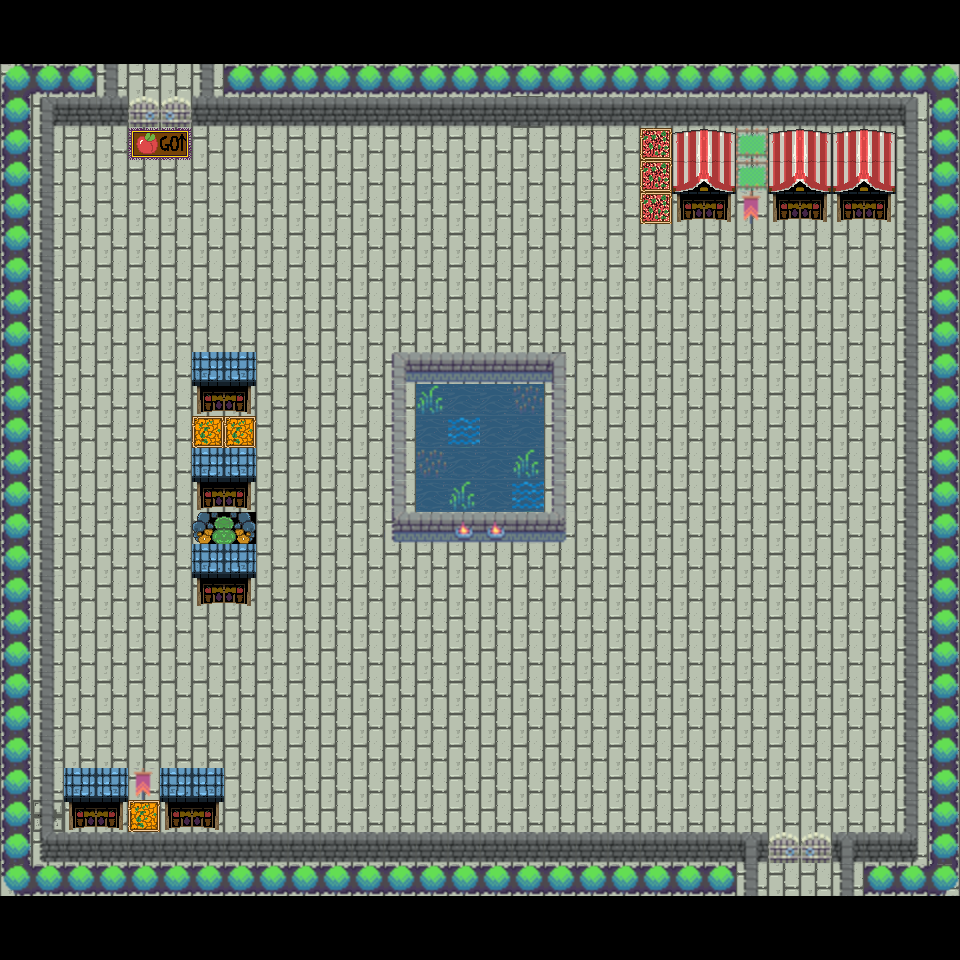

This is a level from a 2D game, rendered from its Tiled map with the project's own tilesets. A one-line summary and the map file follow, with tile-layer data summarised:
An orthogonal 30x30 tile map with 32x32 px tiles, 3 tile layers (Floor, Floor 2, Walls Doors Objects), 1 hidden layer not drawn, 3 tilesets.

<map version="1.10" tiledversion="1.10.2" orientation="orthogonal" renderorder="right-down" width="30" height="30" tilewidth="32" tileheight="32" infinite="0" nextlayerid="6" nextobjectid="1">
 <tileset firstgid="1" source="TileSets/bazaar_combined_tiles.tsx" />
 <tileset firstgid="257" source="TileSets/The_Roguelike_Assets2.tsx" />
 <tileset firstgid="2558" source="TileSets/Placeholders.tsx" />
 <layer id="1" name="Floor" width="30" height="30">
  <data>[900 cells, 780 non-empty, 3 distinct tile ids]</data>
 </layer>
 <layer id="2" name="Floor 2" width="30" height="30">
  <data>[900 cells, 102 non-empty, 7 distinct tile ids]</data>
 </layer>
 <layer id="3" name="Walls Doors Objects" width="30" height="30">
  <data>[900 cells, 281 non-empty, 36 distinct tile ids]</data>
 </layer>
 <layer id="4" name="Information Layer" width="30" height="30" visible="0">
  <data>[900 cells, 780 non-empty, 9 distinct tile ids]</data>
 </layer>
</map>
